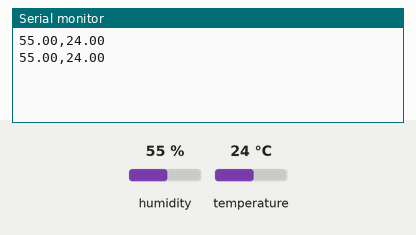
Recording of a sketch running on a simulated Arduino Uno, built with avr-gcc and run on an emulated ATmega328P. Shown: the last lines printed to the serial monitor. The inputs (shaded band) are chosen by the test bench; at power-on: humidity 55 %, temperature 24 °C.

Above: at 10.8 s.
10.9 s: humidity set to 22 %
At 20.4 s:
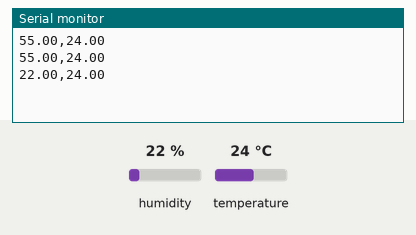
20.9 s: temperature set to 12 °C
At 30.7 s:
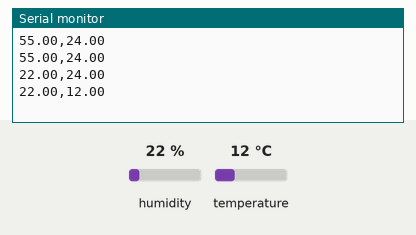
30.9 s: humidity set to 40 %
At 40.9 s:
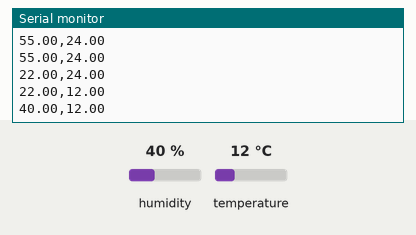
Timing chart, 0 to 42.4 s (numbered marks = the images above; inputs shaded):
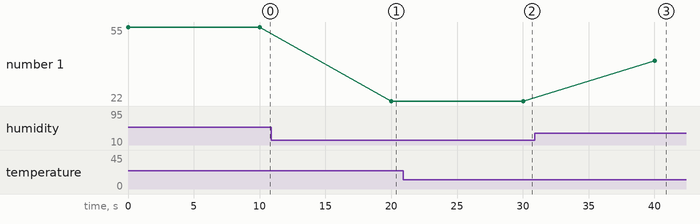

The sketch:

Task_2.1P.ino
```cpp
#include <DHT.h>

#define DHTPIN 2
#define DHTTYPE DHT22

DHT dht(DHTPIN,DHTTYPE);

float humid,temp;

void setup()
{
  Serial.begin(9600);

  dht.begin();
}
void loop()
{
  humid = dht.readHumidity();
  temp = dht.readTemperature();

  Serial.print(humid);
  Serial.print(",");
  Serial.println(temp);

  delay(10000);
}
```

Measured:
- after the input at 10.9 s, the serial monitor: prints a new line after 9.1 s (image 1)
- after the input at 20.9 s, the serial monitor: prints a new line after 9.1 s (image 2)
- after the input at 30.9 s, the serial monitor: prints a new line after 9.1 s (image 3)
- plotted number 1: 55 → 22 after the input at 10.9 s, 22 → 40 after the input at 30.9 s
